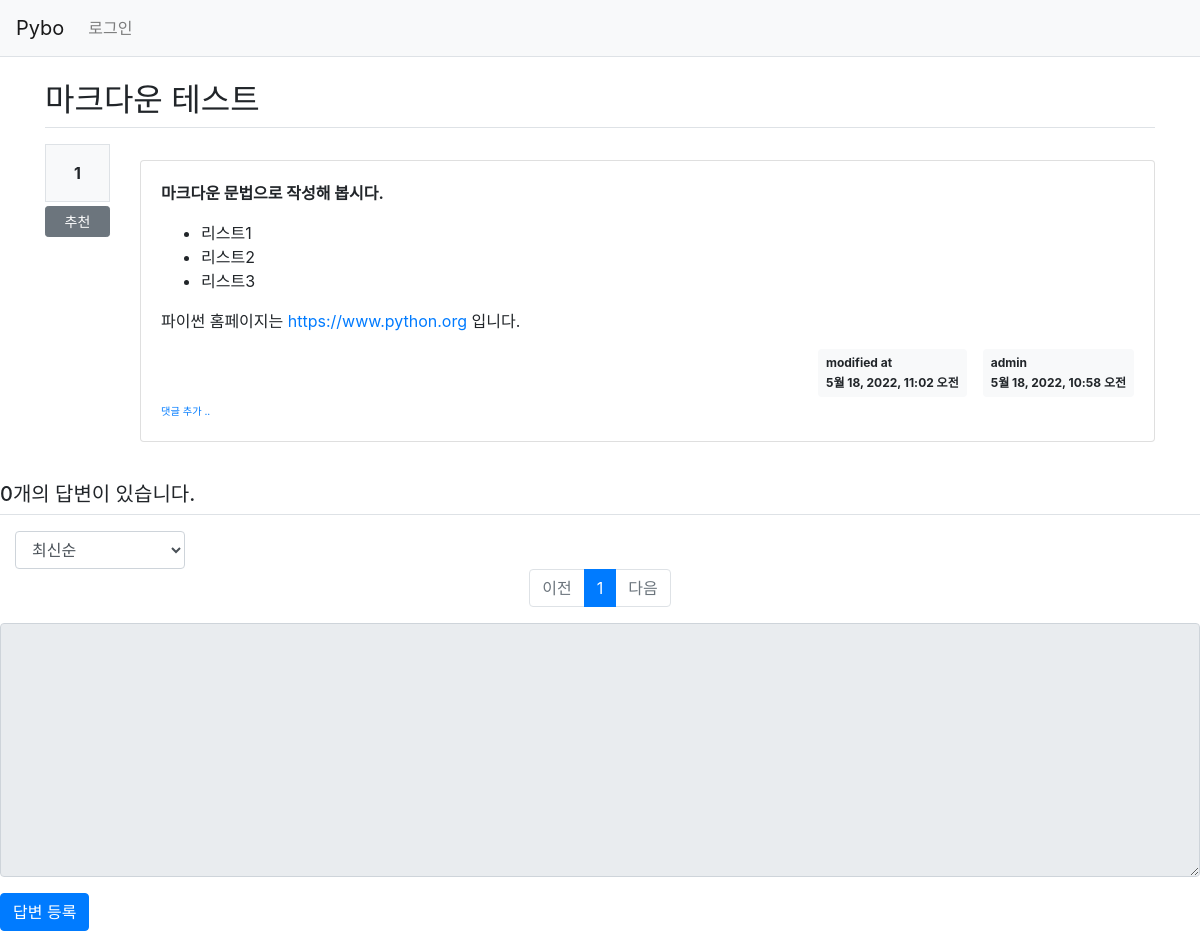
Page /pybo/308/ on the committed database.
### pybo/models.py (models this page shows, shortened)
class Question(models.Model):
    author = models.ForeignKey(User, on_delete=models.CASCADE,
                               related_name='author_question')
    subject = models.CharField(max_length=200)
    content = models.TextField()
    create_date = models.DateTimeField()
    view_count = models.IntegerField()
    modify_date = models.DateTimeField(null=True, blank=True)
    voter = models.ManyToManyField(User, related_name='voter_question') # voter 추가
    category = models.ForeignKey(Category, on_delete=models.CASCADE, related_name='category_question', null=True)

### pybo/views/base_views.py (the view)
def detail(request, question_id):
    ''''''
    question = get_object_or_404(Question, pk=question_id)
    page = request.GET.get('page', '1')
    so = request.GET.get('so', 'recent')
    if so == 'popular':
        answer_list = Answer.objects.filter(question=question).annotate(num_voter=Count('voter')).order_by('-num_voter',
                                                                                                           '-create_date')
    else:  # recent
        answer_list = Answer.objects.filter(question=question).order_by('-create_date')
    paginator = Paginator(answer_list, 10) # 10개씩 보여주기
    page_obj = paginator.get_page(page)
    question.view_count += 1
    question.save()
    context = {'question': question, 'answer_list': page_obj, 'page': page, 'so': so, 'category': question.category}
    return render(request, 'pybo/question_detail.html', context)

### pybo/templatetags/pybo_filter.py (called while the page is built)
@register.filter
def mark(value):
    extensions = ["nl2br", "fenced_code"]
    return mark_safe(markdown.markdown(value, extensions=extensions))

### templates/pybo/question_detail.html (shortened to what this page needs)
{% extends 'base.html' %}
{% load pybo_filter %}
{% block content %}
<div class="container my-3">
    <h2 class="border-bottom py-2">{{ question.subject }}</h2>
    <div class="row my-3">
        <div class="col-1">
            <div class="bg-light text-center p-3 border font-weight-bolder mb-1">
                {{question.voter.count}}
            </div>
            <a href="{% url 'pybo:vote_question' question.id%}" data-uri="{% url 'pybo:vote_question' question.id%}"
               class="recommend btn btn-sm btn-secondary btn-block my-1">추천</a>
        </div>
        <div class="col-11">
    <div class="card my-3">
        <div class="card-body">
            <div class="card-text">{{ question.content|mark }}</div>
            <div class="d-flex justify-content-end">
                {% if question.modify_date %}
                <div class="badge badge-light p-2 text-left mx-3">
                    <div class="mb-2">modified at</div>
                    <div>{{ question.modify_date }}</div>
                </div>
                {% endif %}
                <div class="badge badge-light p-2 text-left">
                    <div class="mb-2">{{ question.author.username }}</div>
                    <div>{{ question.create_date }}</div>
                </div>
            </div>
            <div>
                <a href="{% url 'pybo:comment_create_question' question.id %}"
                   class="small"><small>댓글 추가 ..</small></a>
            </div>
        </div>
    </div>
</div>
    </div>
    </div>
    <h5 class="border-bottom my-3 py-2">
    {{question.answer_set.count}}개의 답변이 있습니다.
</h5>
<div class="col-2">
        <select class="form-control so">
            <option value="recent" {% if so == 'recent' %}selected{% endif %}>최신순</option>
        </select>
    </div>
    <ul class="pagination justify-content-center">
        {% if answer_list.has_previous %}
        <li class = "page-item">
            <a class="page-link" data-page="{{ answer_list.previous_page_number }}" href="#">이전</a>
        </li>
        {% else %}
        <li class="page-item disabled">
            <a class="page-link" tabindex="-1" aria-disabled="true" href = "#">이전</a>
        </li>
        {% endif %}
        {% for page_number in answer_list.paginator.page_range %}
        {% if page_number >= answer_list.number|add:-5 and page_number <= answer_list.number|add:5 %}
            {% if page_number == answer_list.number %}
            <li class="page-item active" aria-current="page">
                <a class="page-link" data-page= "{{ page_number }}" href="#">{{ page_number }}</a>
            </li>
            {% else %}
            <li class="page-item">
                <a class="page-link" data-page= "{{ page_number }}" href="#">{{ page_number }}</a>
            </li>
            {% endif %}
        {% endif %}
        {% endfor %}
        {% if answer_list.has_next %}
        <li class="page-item">
            <a class="page-link" data-page= "{{ answer_list.next_page_number }}" href="#"}>다음</a>
        </li>
        {% else %}
        <li class = "page-item disabled">
            <a class="page-link" tabindex="-1" aria-disabled="true" href="#">다음</a>
        </li>
        {% endif %}
    </ul>
    <form action="{% url 'pybo:answer_create' question.id %}"
          method="post" class="my-3">
        <div class="form-group">
            <textarea name="content" id="content"
                      {% if not user.is_authenticated %}disabled{% endif %}
                      class="form-control" rows="10"></textarea>
        </div>
        <input type="submit" value="답변 등록" class="btn btn-primary">
    </form>
{% endblock %}

### rows in the picture
Question: subject "마크다운 테스트", voter.count "1", content|mark "마크다운 문법으로 작성해 봅시다. 리스트1 리스트2 리스트3 파이썬 홈페이지는 https://www.python.org 입니다.", modify_date "5월 18, 2022, 11:02 오전", author.username "admin", create_date "5월 18, 2022, 10:58 오전", answer_set.count "0"

### other values in the picture
{{ page_number }} "1"
